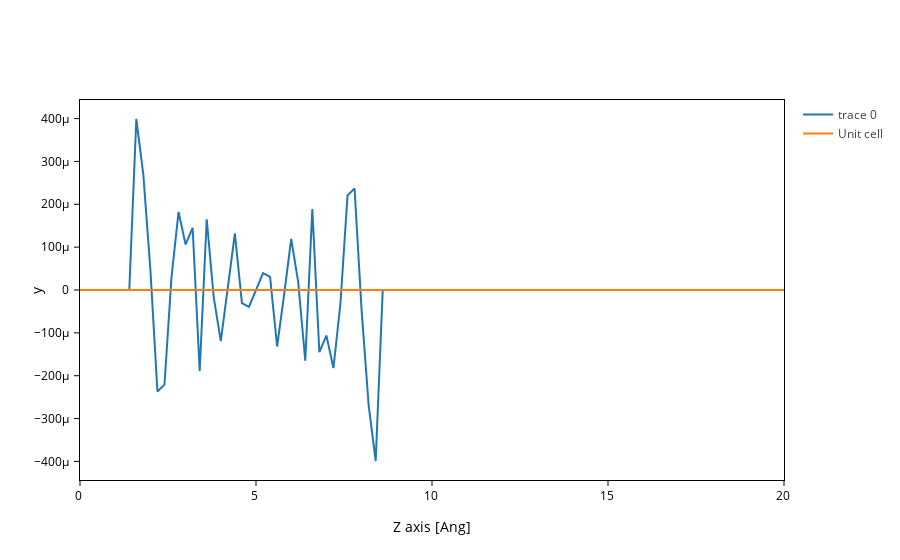

Write notebook code for a chart like this one.
### Markdown cell above
## Selecting the wavefunction

By default, `WavefunctionPlot` gives you the first wavefunction at the gamma point. You can control this behavior by tuning the `i` and `k` settings.

For example, to get the second wavefunction at the gamma point:

### Code cell
plot = H.plot.wavefunction(i=2, k=(0, 0, 0))
plot
